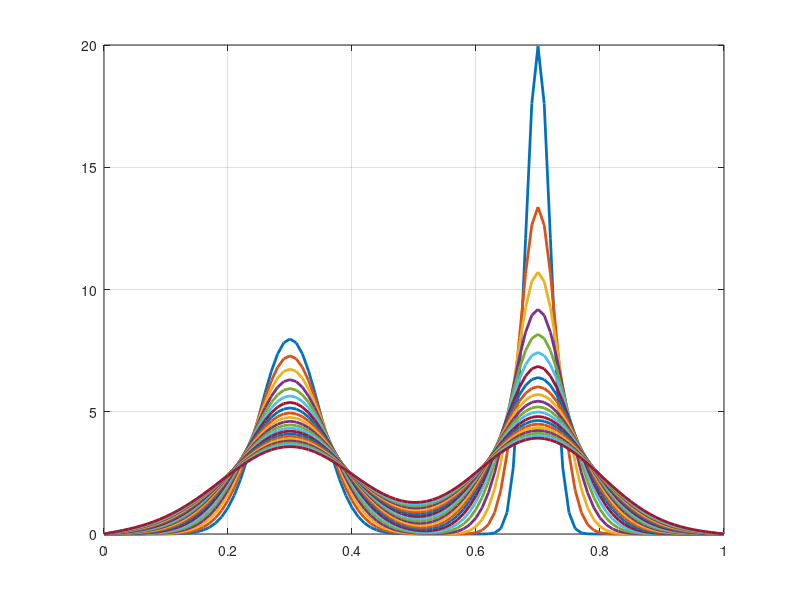
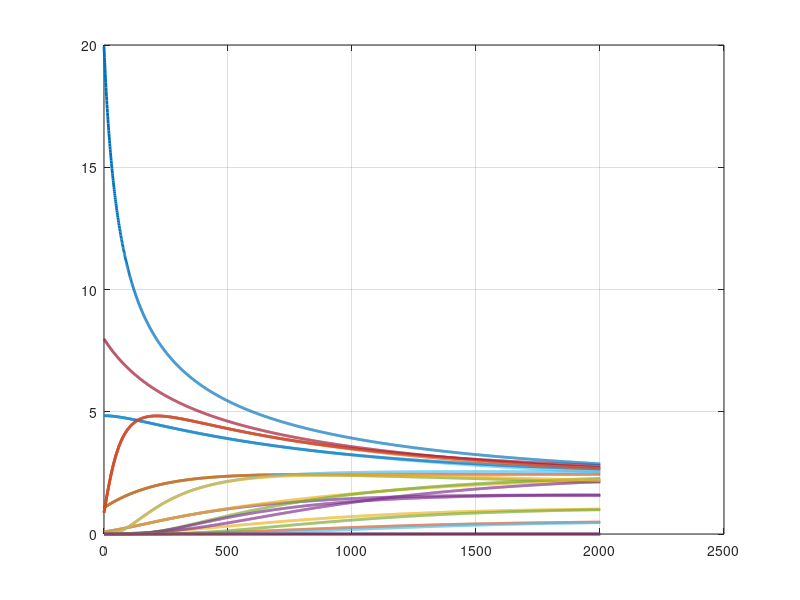
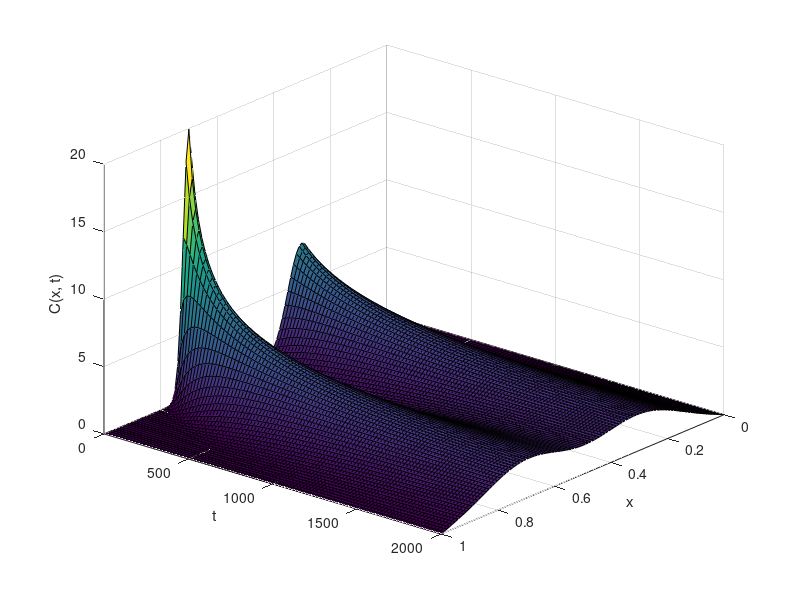

Here is the MATLAB script that generated these plots, in order:
% clase 19
% 14 de Diciembre del 2021
% ecuación de difusión

clear all; close all; tic
numx = 101; numt = 2001; dx = 1/(numx -1);
dt = 1.; D = 5e-6; D1 = 5e-6;
x = 0:dx:1; c = zeros(numx, numt); t(1) = 0;
c(1,1) = 0; c(numx, 1) = 0; nu = .5; A = 0.9; nu1 = .3;
mu = 0.5; sigma1 = 0.05; nu2 = .7; sigma2 = 0.02;

for i = 2:numx-1;
  c(i, 1) = exp(-(x(i) - nu1)^2/(2*sigma1^2))/sqrt(2*pi*sigma1^2) +...
            exp(-(x(i) - nu2)^2/(2*sigma2^2))/sqrt(2*pi*sigma2^2);
endfor

for j = 1:numt
  t(j+1) = t(j) +dt;
   for i= 2:numx-1
       c(i,j+1) = c(i,j)+ D*(dt/dx^2)*(c(i+1,j)-2*c(i,j)+c(i-1,j));
   end
end
figure(1); clf;
for k=1:50:1001
   plot(x, c(:, k), 'Linewidth', 2); hold on; grid on;
end
figure(2); clf;
for r = 1:5:101
  plot(t, c(r, :), 'Linewidth', 2); hold on; grid on;
endfor

hold off; hold off;

figure(3); clf; 
[X, T] = meshgrid(x, t);
Cr = c'(1:20:2001,:);
Tr = T(1:20:2001,:);
Xr = X(1:20:2001,:);

surf(Xr, Tr, Cr); view(130, 30);
 xlabel('x');
 ylabel('t'); zlabel('C(x, t)'); toc
 
 % Realizarlo para un pulso cuadrado